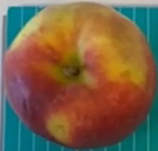
#> input picture r0877854_code/pictures/template.png, 158 x 151 px, found by its file name
$ python main.py
#> lines starting #> are read from the running program, lines starting #| are printed output that depends on the picture; pictures that were not available may be replaced by others from this repository, and a replacement may not be noted
import cv2 as cv

# user defined modules
import processing_functions
from constants import *

# helper function to change what you do based on video seconds
def between(cap, lower: int, upper: int) -> bool:
    return lower <= int(cap.get(cv.CAP_PROP_POS_MSEC)) < upper

if __name__ == '__main__':
    # read template to match in grayscale (apple)
    template = cv.imread(TEMPLATE_FILE_NAME, 0)
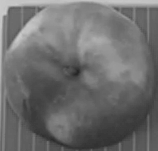
#> template: shape (151, 158); min 39, max 203, mean 109.3

    # fish templates (3 pics to improve accuracy)
    wildcard_template_1 = cv.imread(WILDCARD_TEMPLATE_1, 0)
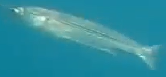
#> input picture r0877854_code/pictures/fish_temp1.png, 166 x 77 px, found by its file name
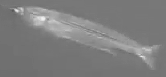
#> wildcard_template_1: shape (77, 166); min 87, max 240, mean 125.8
    wildcard_template_2 = cv.imread(WILDCARD_TEMPLATE_2, 0)
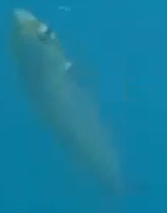
#> input picture r0877854_code/pictures/fish_temp2.png, 167 x 213 px, found by its file name
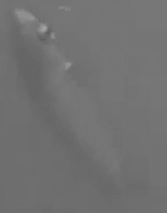
#> wildcard_template_2: shape (213, 167); min 95, max 163, mean 113.1
    wildcard_template_3 = cv.imread(WILDCARD_TEMPLATE_3, 0)
    wildcard_replace = cv.imread(WILDCARD_REPLACEMENT_IMAGE, cv.IMREAD_COLOR)
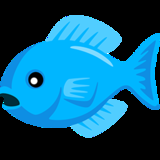
#> input picture pictures/fish_replace.png, 160 x 160 px, found by its file name
#> wildcard_replace is the input picture: shape (160, 160, 3); mean B, G, R 125, 90.2, 11.4

    cap = cv.VideoCapture(VIDEO_FILE_NAME)
    fps = int(round(cap.get(cv.CAP_PROP_FPS)))
    print(fps)
    frame_width = int(cap.get(cv.CAP_PROP_FRAME_WIDTH))
    frame_height = int(cap.get(cv.CAP_PROP_FRAME_HEIGHT))

    fourcc = cv.VideoWriter_fourcc(*'mp4v')
    out = cv.VideoWriter(OUTPUT_VIDEO_NAME, fourcc, fps, (frame_width, frame_height))

    while cap.isOpened():
        ret, frame = cap.read()
        if not ret:
            print("Can't receive frame (stream end?). Exiting ...")
            break

        # check if we are in the designated video msec range
        if between(cap, 0, 4000):
            if between(cap, 1000, 2000):
                frame = processing_functions.switch_to_grayscale(frame)
                txt = f'Grayscale'
                frame = processing_functions.add_subs(frame, txt)
            if between(cap, 3000, 4000):
                frame = processing_functions.switch_to_grayscale(frame)
                txt = f'Grayscale'
                frame = processing_functions.add_subs(frame, txt)
        if between(cap, 4000, 8000):
            if between(cap, 4000, 4500):
                frame = processing_functions.gaussian_filter(frame, G_K+G_STEP*0)
                txt = f'Gaussian Blur: {G_K+G_STEP*0}'
                frame = processing_functions.add_subs(frame, txt)
            elif between(cap, 4500, 5000):
                frame = processing_functions.gaussian_filter(frame, G_K+G_STEP*1)
                txt = f'Gaussian Blur: {G_K+G_STEP*1}'
                frame = processing_functions.add_subs(frame, txt)
            elif between(cap, 5000, 5500):
                frame == processing_functions.gaussian_filter(frame, G_K+G_STEP*2)
                txt = f'Gaussian Blur: {G_K+G_STEP*2}'
                frame = processing_functions.add_subs(frame, txt)
            elif between(cap, 5500, 6000):
                frame = processing_functions.gaussian_filter(frame, G_K+G_STEP*3)
                txt = f'Gaussian Blur: {G_K+G_STEP*3}'
                frame = processing_functions.add_subs(frame, txt)
            elif between(cap, 6000, 6500):
                frame = processing_functions.gaussian_filter(frame, G_K+G_STEP*4)
                txt = f'Gaussian Blur: {G_K+G_STEP*4}'
                frame = processing_functions.add_subs(frame, txt)
            elif between(cap, 6500, 7000):
                frame = processing_functions.gaussian_filter(frame, G_K+G_STEP*5)
                txt = f'Gaussian Blur: {G_K+G_STEP*5}'
                frame = processing_functions.add_subs(frame, txt)
            elif between(cap, 7000, 7500):
                frame = processing_functions.gaussian_filter(frame, G_K+G_STEP*6)
                txt = f'Gaussian Blur: {G_K+G_STEP*6}'
                frame = processing_functions.add_subs(frame, txt)
            elif between(cap, 7500, 8000):
                frame = processing_functions.gaussian_filter(frame, G_K+G_STEP*7)
                txt = f'Gaussian Blur: {G_K+G_STEP*7}'
                frame = processing_functions.add_subs(frame, txt)
        if between(cap, 8000, 12000):
            if between(cap, 8000, 8500):
                frame = processing_functions.bilateral_filter(frame, B_D+B_D_STEP*0, B_SIGMA + B_STEP*0)
                txt = f'Bilateral filter: {B_D+B_D_STEP*0}, {B_SIGMA + B_STEP*0}'
                frame = processing_functions.add_subs(frame, txt)
            elif between(cap, 8500, 9000):
                frame = processing_functions.bilateral_filter(frame, B_D+B_D_STEP*1, B_SIGMA + B_STEP*1)
                txt = f'Bilateral filter: {B_D+B_D_STEP*1}, {B_SIGMA + B_STEP*1}'
                frame = processing_functions.add_subs(frame, txt)
            elif between(cap, 9000, 9500):
                frame = processing_functions.bilateral_filter(frame, B_D+B_D_STEP*2, B_SIGMA + B_STEP*2)
                txt = f'Bilateral filter: {B_D+B_D_STEP*2}, {B_SIGMA + B_STEP*2}'
                frame = processing_functions.add_subs(frame, txt)
            elif between(cap, 9500, 10000):
                frame = processing_functions.bilateral_filter(frame, B_D+B_D_STEP*3, B_SIGMA + B_STEP*3)
                txt = f'Bilateral filter: {B_D+B_D_STEP*3}, {B_SIGMA + B_STEP*3}'
                frame = processing_functions.add_subs(frame, txt)
            elif between(cap, 10000, 10500):
                frame = processing_functions.bilateral_filter(frame, B_D+B_D_STEP*4, B_SIGMA + B_STEP*4)
                txt = f'Bilateral filter: {B_D+B_D_STEP*4}, {B_SIGMA + B_STEP*4}'
                frame = processing_functions.add_subs(frame, txt)
            elif between(cap, 10500, 11000):
                frame = processing_functions.bilateral_filter(frame, B_D+B_D_STEP*5, B_SIGMA + B_STEP*5)
                txt = f'Bilateral filter: {B_D+B_D_STEP*5}, {B_SIGMA + B_STEP*5}'
                frame = processing_functions.add_subs(frame, txt)
            elif between(cap, 11000, 11500):
                frame = processing_functions.bilateral_filter(frame, B_D+B_D_STEP*6, B_SIGMA + B_STEP*6)
                txt = f'Bilateral filter: {B_D+B_D_STEP*6}, {B_SIGMA + B_STEP*6}'
                frame = processing_functions.add_subs(frame, txt)
            elif between(cap, 11500, 12000):
                frame = processing_functions.bilateral_filter(frame, B_D+B_D_STEP*7, B_SIGMA + B_STEP*7)
                txt = f'Bilateral filter: {B_D+B_D_STEP*7}, {B_SIGMA + B_STEP*7}'
                frame = processing_functions.add_subs(frame, txt)
        if between(cap, 12000, 20000):
            if between(cap, 12000, 14000):
                frame = processing_functions.grab_object_colorspace(frame, low_bounds=LOWER_BOUND_BGR, \
                    high_bounds=UPPER_BOUND_BGR)
                frame = processing_functions.gray2bgr(frame)
                txt = f'Grab object in BGR'
                frame = processing_functions.add_subs(frame, txt)
            if between(cap, 14000, 16000):
                frame = processing_functions.grab_object_colorspace(frame, low_bounds=LOWER_BOUND_HSV, \
                    high_bounds=UPPER_BOUND_HSV, colorspace=cv.COLOR_BGR2HSV)
                frame = processing_functions.gray2bgr(frame)
                txt = f'Grab object in HSV'
                frame = processing_functions.add_subs(frame, txt)
            if between(cap, 16000, 17000):
                frame = processing_functions.morphology_operations(frame, method='open')
                txt = f'Open image'
                frame = processing_functions.add_subs(frame, txt)
            if between(cap, 17000, 18000):
                frame = processing_functions.morphology_operations(frame, method='erode')
                txt = f'Erode image'
                frame = processing_functions.add_subs(frame, txt)
            if between(cap, 18000, 20000):
                frame = processing_functions.morphology_operations(frame)
                txt = f'Open and then close image'
                frame = processing_functions.add_subs(frame, txt)
            # print(f'12-20 {frame.shape}')
        if between(cap, 20000, 25000):
            if between(cap, 20000, 20500):
                frame = processing_functions.sobel_edges(frame, edges='vertical')
                txt = f'Vertical Sobel edges'
                frame = processing_functions.add_subs(frame, txt)
            if between(cap, 20500, 21000):
                frame = processing_functions.sobel_edges(frame, edges='horizontal')
                txt = f'Horizontal Sobel edges'
                frame = processing_functions.add_subs(frame, txt)
            if between(cap, 21000, 22000):
                frame = processing_functions.sobel_edges(frame, edges='both', ksize=SOBEL_KERNEL_SIZE, \
                    scale=SOBEL_SCALING_FACTOR)
                txt = f'Sobel edges: ksize:{SOBEL_KERNEL_SIZE}, scale:{SOBEL_SCALING_FACTOR}'
                frame = processing_functions.add_subs(frame, txt)
            if between(cap, 22000, 23000):
                frame = processing_functions.sobel_edges(frame, edges='both', ksize=SOBEL_KERNEL_SIZE, \
                    scale=SOBEL_SCALING_FACTOR+2)
                txt = f'Sobel edges: ksize:{SOBEL_KERNEL_SIZE}, scale:{SOBEL_SCALING_FACTOR+2}'
                frame = processing_functions.add_subs(frame, txt)
            if between(cap, 23000, 24000):
                frame = processing_functions.sobel_edges(frame, edges='both', ksize=SOBEL_KERNEL_SIZE-2, \
                    scale=SOBEL_SCALING_FACTOR)
                txt = f'Sobel edges: ksize:{SOBEL_KERNEL_SIZE-2}, scale:{SOBEL_SCALING_FACTOR}'
                frame = processing_functions.add_subs(frame, txt)
            if between(cap, 24000, 25000):
                frame = processing_functions.sobel_edges(frame, edges='both', ksize=SOBEL_KERNEL_SIZE-2, \
                    scale=SOBEL_SCALING_FACTOR+2)
                txt = f'Sobel edges: ksize:{SOBEL_KERNEL_SIZE-2}, scale:{SOBEL_SCALING_FACTOR+2}'
                frame = processing_functions.add_subs(frame, txt)
        if between(cap, 25000, 35000):
            if between(cap, 25000, 27000):
                frame = processing_functions.hough_circles(frame, divisor=HOUGH_ROW_DIVISOR[0], \
                    param=HOUGH_PARAM[0], R=HOUGH_R[0])
                txt = f'Hough circles: divisor:{HOUGH_ROW_DIVISOR[0]}, param:{HOUGH_PARAM[0]}, radius:{HOUGH_R[0]}'
                frame = processing_functions.add_subs(frame, txt)
            if between(cap, 27000, 29000):
                frame = processing_functions.hough_circles(frame, divisor=HOUGH_ROW_DIVISOR[1], \
                param=HOUGH_PARAM[1], R=HOUGH_R[1])
                txt = f'Hough circles: divisor:{HOUGH_ROW_DIVISOR[1]}, param:{HOUGH_PARAM[1]}, radius:{HOUGH_R[1]}'
                frame = processing_functions.add_subs(frame, txt)
            if between(cap, 29000, 31000):
                frame = processing_functions.hough_circles(frame, divisor=HOUGH_ROW_DIVISOR[2], \
                    param=HOUGH_PARAM[2], R=HOUGH_R[2])
                txt = f'Hough circles: divisor:{HOUGH_ROW_DIVISOR[2]}, param:{HOUGH_PARAM[2]}, radius:{HOUGH_R[2]}'
                frame = processing_functions.add_subs(frame, txt)
            if between(cap, 31000, 33000):
                frame = processing_functions.hough_circles(frame, divisor=HOUGH_ROW_DIVISOR[3], \
                    param=HOUGH_PARAM[3], R=HOUGH_R[3])
                txt = f'Hough circles: divisor:{HOUGH_ROW_DIVISOR[3]}, param:{HOUGH_PARAM[3]}, radius:{HOUGH_R[3]}'
                frame = processing_functions.add_subs(frame, txt)
            if between(cap, 33000, 35000):
                frame = processing_functions.hough_circles(frame, divisor=HOUGH_ROW_DIVISOR[4], \
                    param=HOUGH_PARAM[4], R=HOUGH_R[4])
                txt = f'Hough circles: divisor:{HOUGH_ROW_DIVISOR[4]}, param:{HOUGH_PARAM[4]}, radius:{HOUGH_R[4]}'
                frame = processing_functions.add_subs(frame, txt)
        if between(cap, 35000, 40000):
            if between(cap, 35000, 37000):
                frame = processing_functions.template_matching(frame, template)
                txt = f'Find the apple in the picture (bounded here)'
                frame = processing_functions.add_subs(frame, txt)
            if between(cap, 37000, 40000):
                frame = processing_functions.template_matching(frame, template, gray_map=True)
                print(frame.shape)
                txt = f'probability map for apple location. white dot is apple center'
                frame = processing_functions.add_subs(frame, txt)
        if between(cap, 40000, 60000):
            if between(cap, 42000, 45000):
                frame, boxes = processing_functions.template_wildcard(frame, wildcard_template_1, TEMPLATE_THRESH)
                frame, boxes = processing_functions.template_wildcard(frame, wildcard_template_2, TEMPLATE_THRESH+0.1)
                frame, boxes =  processing_functions.template_wildcard(frame, wildcard_template_3, TEMPLATE_THRESH+0.1)
                txt = f'Try to track the fish using template matching! Initially not very good'
                frame = processing_functions.add_subs(frame, txt)
            if between(cap, 45000, 53000):
                frame, boxes = processing_functions.template_wildcard(frame, wildcard_template_1, TEMPLATE_THRESH)
                frame = processing_functions.change_local_colorspace_hsv(frame, boxes)
                frame, boxes = processing_functions.template_wildcard(frame, wildcard_template_2, TEMPLATE_THRESH+0.1)
                frame = processing_functions.change_local_colorspace_hsv(frame, boxes)
                frame, boxes =  processing_functions.template_wildcard(frame, wildcard_template_3, TEMPLATE_THRESH+0.1)
                frame = processing_functions.change_local_colorspace_hsv(frame, boxes)
                txt = f'Convert tracked fish to HSV colorspace'
                frame = processing_functions.add_subs(frame, txt)
            if between(cap, 53000, 60000):
                frame, boxes = processing_functions.template_wildcard(frame, wildcard_template_1, TEMPLATE_THRESH)
                frame = processing_functions.replace_matched_templates(frame, boxes, wildcard_replace)
                frame, boxes = processing_functions.template_wildcard(frame, wildcard_template_2, TEMPLATE_THRESH+0.1)
                frame = processing_functions.replace_matched_templates(frame, boxes, wildcard_replace)
                frame, boxes =  processing_functions.template_wildcard(frame, wildcard_template_3, TEMPLATE_THRESH+0.1)
                frame = processing_functions.replace_matched_templates(frame, boxes, wildcard_replace)
                txt = f'replace tracked fish with fish emoji!'
                frame = processing_functions.add_subs(frame, txt)


        out.write(frame)
        # play the video
        # cv.imshow('frame', frame)

        # waitkey() argument is delay in msec
        if cv.waitKey(1) == ord('q'):
#> (key q is pressed here)
            break

    cap.release()
    out.release()
    cv.destroyAllWindows()
